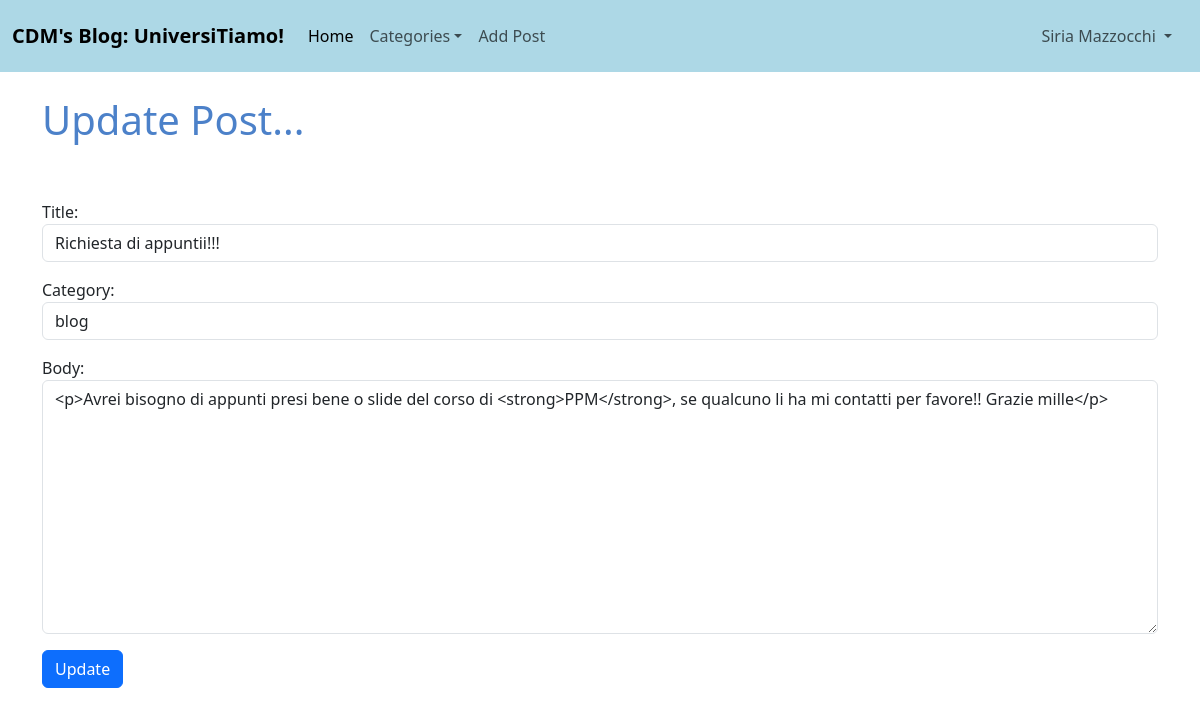
The page /article/edit/24/ (signed in) on the database its author committed.
### elaboratoPPM/models.py (models this page shows, shortened)
class Post(models.Model):
    title = models.CharField(max_length=255)
    author = models.ForeignKey(User, on_delete=models.CASCADE)
    body = RichTextField(blank=True, null=True)
    post_date = models.DateTimeField(auto_now_add=True)
    category = models.CharField(max_length=255, choices= CATEGORY_CHOICES, default='blog')
    likes = models.ManyToManyField(User, related_name='blog_posts')

### elaboratoPPM/views.py (the view)
# urls.py: path('article/edit/<int:pk>/', UpdatePostView.as_view(), name='update_post'),
class UpdatePostView(UpdateView):
    model = Post
    form_class = EditForm
    template_name = ('update_post.html')

### elaboratoPPM/forms.py
class EditForm(forms.ModelForm):
    class Meta:
        model = Post
        fields = ('title', 'category', 'body')
        widgets = {
            'title': forms.TextInput(attrs={'class': 'form-control'}),
            'category': forms.Select(choices=choice_list, attrs={'class': 'form-control'}),
            'body': forms.Textarea(attrs={'class': 'form-control'}),
        }

### elaboratoPPM/templates/update_post.html (shortened to what this page needs)
{% extends "base.html" %}
{% block content %}
 {% if user.is_authenticated %}
    {% if user.id == post.author.id %}
        <h1 style="color: #4C81C9">Update Post...</h1>
        <br/><br/>
        <div class="form-group">
            <form method="POST">
                {{ form.as_p}}
                <button class="btn btn-primary">Update</button>
            </form>
        </div>
    {% else %}
    You're not allowed here!
    {% endif %}
 {% else %}
    You're not allowed here!
{% endif %}
{% endblock %}

### elaboratoPPM/templates/base.html (shortened to what this page needs)
<!doctype html>
<html lang="en">
{%load static%}
  <head>
      <link href="https://cdn.jsdelivr.net/npm/bootstrap@5.3.3/dist/css/bootstrap.min.css" rel="stylesheet">
      <link href="{% static '/myproject/css/style.css' %}" rel="stylesheet">
  </head>
  <body>
  <nav class="navbar navbar-expand-lg" style="background-color: lightblue; color: black">
  <div class="container-fluid">
    <a class="navbar-brand"><strong>CDM's Blog: UniversiTiamo!</strong></a>
    <div class="collapse navbar-collapse">
      <ul class="navbar-nav me-auto">
        <li class="nav-item">
          <a class="nav-link active" href="{% url 'home' %}">Home
          </a>
        </li>
        {% if user.is_authenticated %}
            <li class="nav-item dropdown">
              <a class="nav-link dropdown-toggle" data-bs-toggle="dropdown" href="#" role="button" aria-haspopup="true" aria-expanded="false">Categories</a>
            </li>
            <li class="nav-item">
              <a class="nav-link" href="{% url 'add_post'%}">Add Post</a>
            </li>
        {% endif %}
      </ul>
        {% if user.is_authenticated %}
            <ul class="navbar-nav ml-auto mb-2 mb-lg-0">
                <li class="nav-item dropdown nav-link active">
              <a class="nav-link dropdown-toggle" href="#" role="button" data-bs-toggle="dropdown" aria-expanded="false">
                {{user.first_name}} {{user.last_name}}
              </a>
            </li>
            </ul>
        {% endif %}
    </div>
  </div>
</nav>
  <br/>
  <div class="container">
    {% block content %}
    {% endblock %}
  </div>
  </body>
</html>

### static/myproject/css/style.css (style rules this page uses)
a { color: black; text-decoration: none; font-weight: bold }

### rows shown on the page
Post: title "Richiesta di appuntii!!!", category "blog", body "<p>Avrei bisogno di appunti presi bene o slide del corso di <strong>PPM</strong>, se qualcuno li ha mi contatti per favore!! Grazie mille</p>"

### other values the page prints
{{ user.first_name }} "Siria"
{{ user.last_name }} "Mazzocchi"
